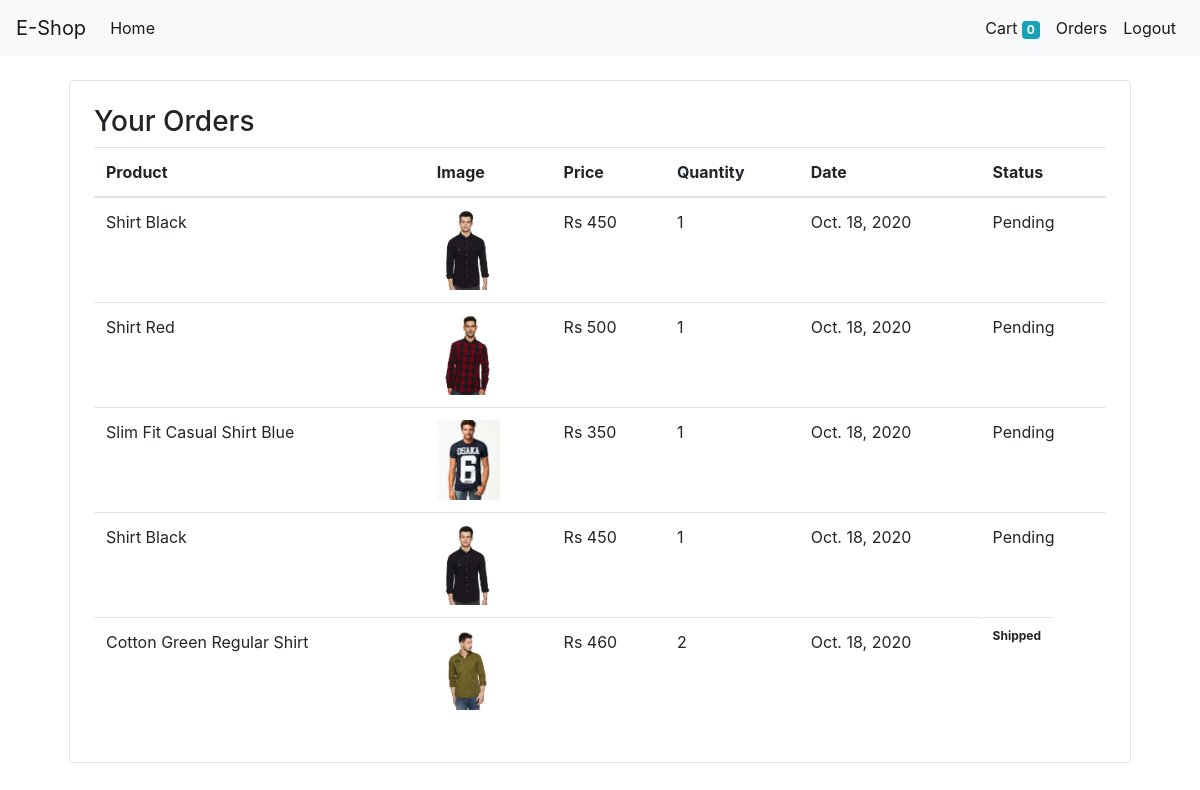
Screenshot of /orders (signed in) with the database file from the repository.
### store/models/orders.py (models this page shows, shortened)
class Orders(models.Model):
    product=models.ForeignKey(Product,on_delete=models.CASCADE)
    customer=models.ForeignKey(Customer,on_delete=models.CASCADE)
    quantity=models.IntegerField(default=1)
    price=models.IntegerField()
    date=models.DateField(default=datetime.datetime.today)
    phone=models.CharField(max_length=15,default='')
    address=models.CharField(max_length=200,default='')
    status=models.BooleanField(default=False)
    @staticmethod
    def get_order_by_customer(customer):
        return Orders.objects.filter(customer=customer)

### store/models/product.py (models this page shows, shortened)
class Product(models.Model):
    name=models.CharField(max_length=100)
    price=models.IntegerField(default=0)
    description=models.CharField(max_length=200,null=False)
    image=models.ImageField(upload_to='uploads/products/')
    category=models.ForeignKey(Category,on_delete=models.CASCADE,default=1)

### store/middlewares/auth.py (the view)
    def middleware(request):
        response=get_response(request)
        print('middleware working')
        print(request.session.get('customer_id'))
        if not request.session.get('customer_id'):
            return_url=request.META['PATH_INFO']
            return redirect(f'login?return_url={return_url}')
        return response

### store/views.py (called while the page is built)
@auth_middleware
def order_history(request):
    cus=request.session.get('customer_id')
    ords=orders.Orders.get_order_by_customer(cus)
    return render(request,'store/orders.htm',{'orders':ords})

### store/templates/store/orders.htm
{% extends 'store/base.htm' %}
{% block content %}
{% load cart %}
<div class="container">
    <div class="border rounded p-4 m-4">
        <h3>Your Orders</h3>
        <table class="table">
            <thead>
                <tr>
                    <th>Product</th>
                    <th>Image</th>
                    <th>Price</th>
                    <th>Quantity</th>
                    <th>Date</th>
                    <th>Status</th>
                </tr>
            </thead>
            <tbody>
                {% for order in orders %}
                <tr>
                    <td scope="row">{{order.product.name}}</td>
                    <td><img src={{order.product.image.url}}  height="80px" alt=""></td>
                    <td>Rs {{order.price}}</td>
                    <td>{{order.quantity}}</td>
                    <td>{{order.date}}</td>
                    {% if order.status %}
                    <td class="badge badge-sucess">Shipped</td>
                    {%else%}
                    <td>Pending</td>
                    {%endif%}
                </tr>
              {% endfor %}
            </tbody>
        </table>
    </div>
</div>
{% endblock %}

### rows the page displays
Orders: product.name "Shirt Black", product.image (picture), price "450", quantity "1", date "Oct. 18, 2020", status "Pending"
Orders: product.name "Shirt Red", product.image (picture), price "500", quantity "1", date "Oct. 18, 2020", status "Pending"
Orders: product.name "Slim Fit Casual Shirt Blue", product.image (picture), price "350", quantity "1", date "Oct. 18, 2020", status "Pending"
Orders: product.name "Shirt Black", product.image (picture), price "450", quantity "1", date "Oct. 18, 2020", status "Pending"
Orders: product.name "Cotton Green Regular Shirt", product.image (picture), price "460", quantity "2", date "Oct. 18, 2020", status "Shipped"

### other values shown
{{ request.session.cart.keys|length }} "0"
